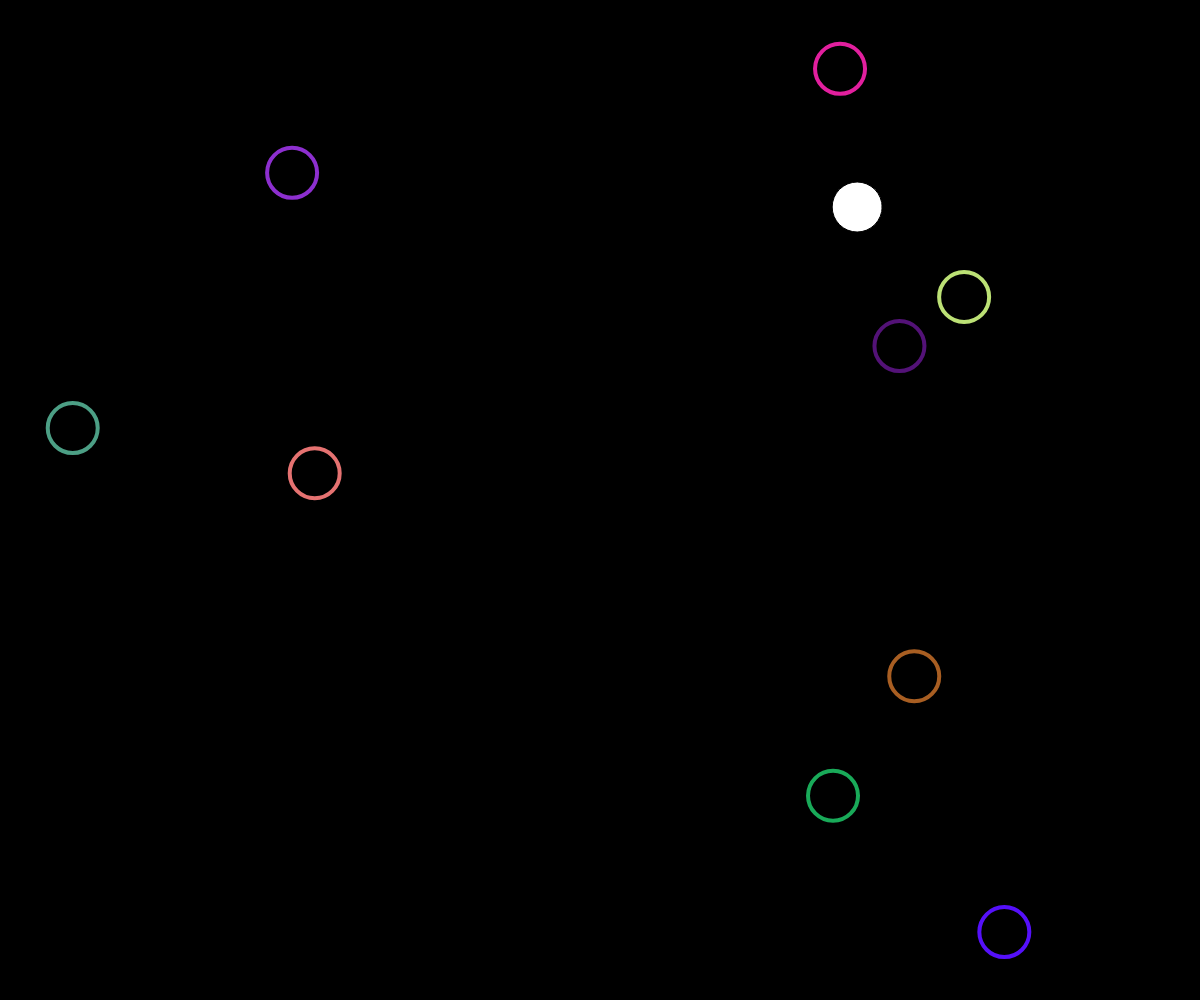
Frame 1 (no input)
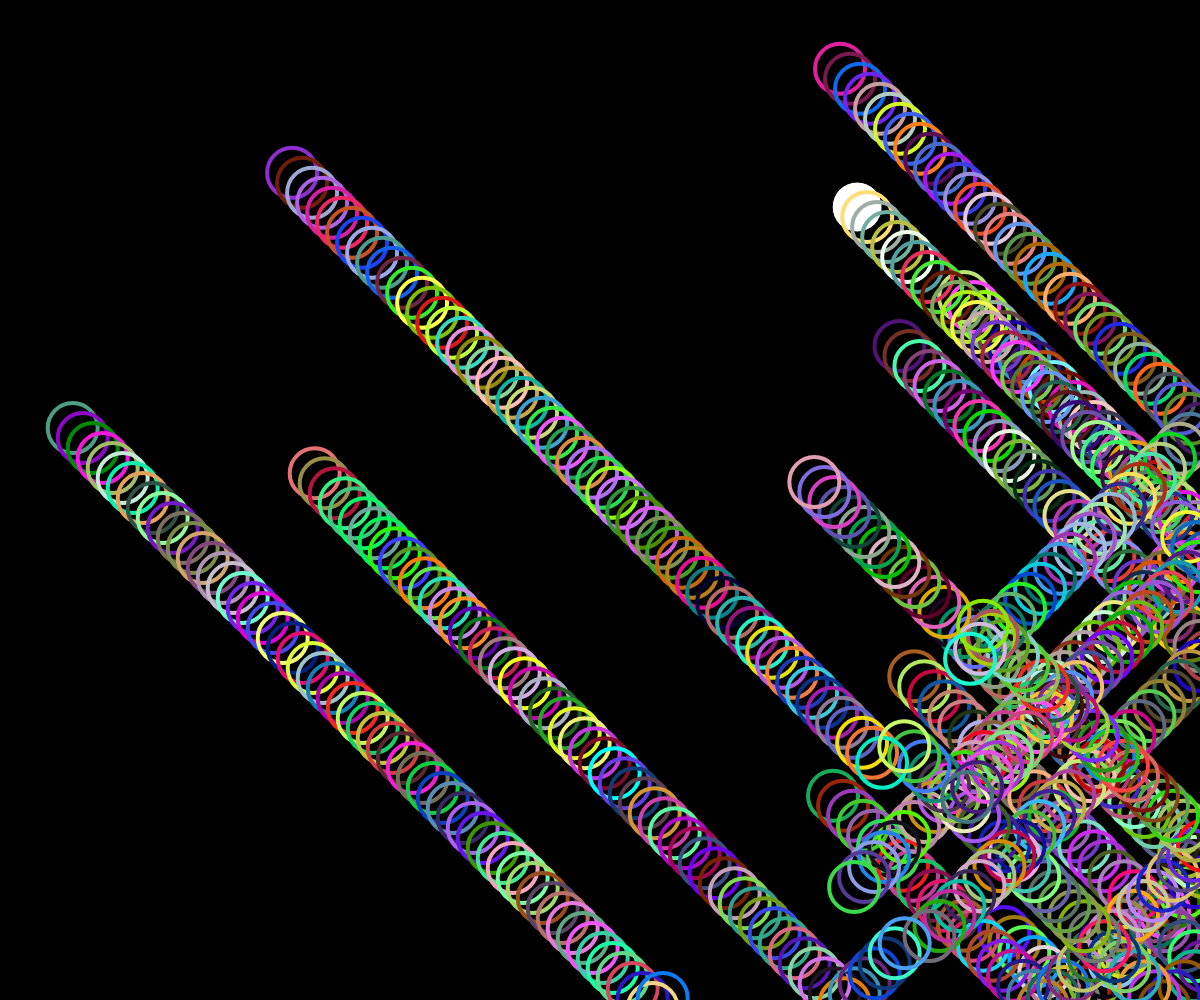
Frame 60 (no input)
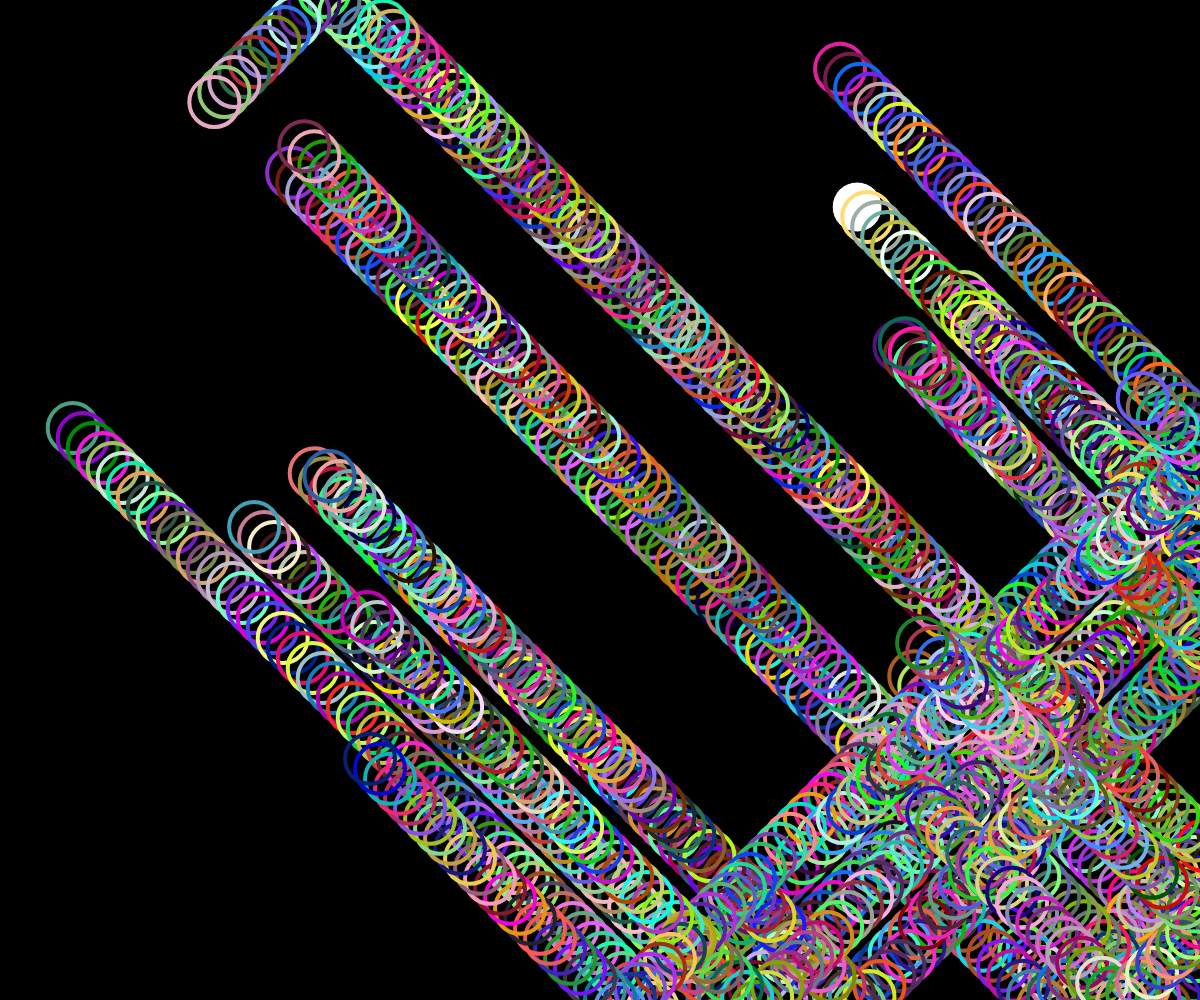
Frame 120 (the mouse pressed at the canvas centre since frame 60)

The p5.js sketch that drew these frames (run headless with seeded random() and noise() and a simulated clock; from frame 60 on, the mouse is pressed at the canvas centre):

// p5.js sketch
// ── sketch.js
var x=0;
var y=0;
var fr = 60;
var xspeed = 10;
var yspeed = 10;
var nums = [20, 30, 30, 60];
let ball1 = [];
let i = 0;


function setup() {
createCanvas(windowWidth, windowHeight);
background(0);
for (let i = 0; i < 10; i++){ //Making my for loop to make multiple balls
ball1 [i] = new Ball(x, 200, 20);
}
}

function draw() {
for (let i = 0; i < ball1.length; i ++){
  ball1[i].show();
  ball1[i].move();

}

}

class Ball{ //the class for the balls
  constructor(){
    this.x = random (0, width);
    this.y = random (0, height);
    this.xspeed = 10;
    this.yspeed = 10;
  }

    show(){
      ellipse(this.x, this.y, 50,50);
      stroke(random(255), random(255), random(255));
      strokeWeight(4);
      noFill();
    }

    move(){ //If the ball touches the sides of the canvas the ball bounces back.
      if(this.x > width || this.x < 0) {
        this.xspeed = this.xspeed * -1;

      }
      if(this.y > height || this.y < 0){
        this.yspeed = this.yspeed * -1;
      }


      this.x = this.x + this.xspeed;
      this.y = this.y + this.yspeed;

    }
  }
